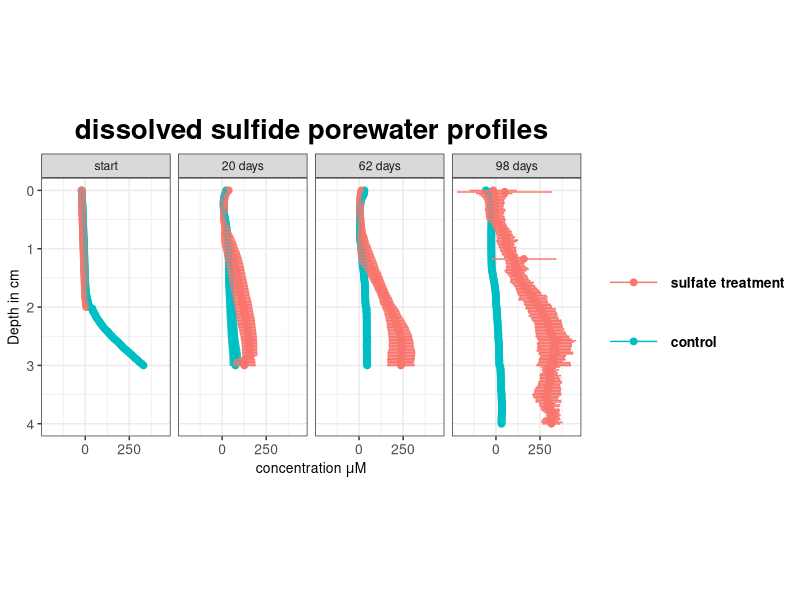
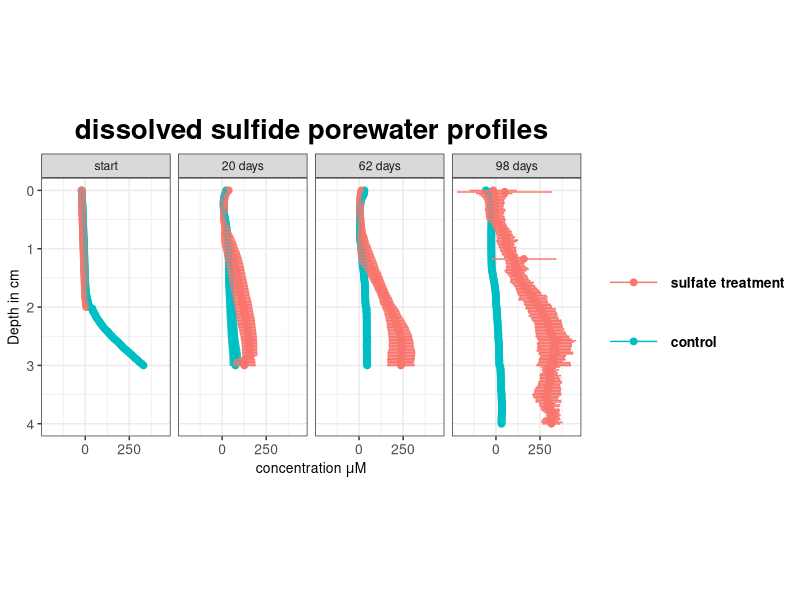

Generate these figures, in order, with R: (Note: this script raises an error after producing the figures.)

library(readxl)
library(tidyverse)
library(ggplot2)

# First import all raw data. The concentrations of P extraction solutions, and the Dryweight data.
conc_raw <- read_xlsx("input/Profiles.xlsx")

conc_raw %>% filter(time== "ts3", Core %in% c("s3","s5"), Depth <= 2000) %>% view()
 conc <- conc_raw %>% 
   mutate(Treatment = substr(Core,1,1),
          #Conc = case_when(Conc <0 ~ 0, T ~ Conc)
          ) %>% 
   remove_missing() %>% 
   mutate(totsulf = Conc + ((10^(-6.98))/(10^(-pH)))*Conc ) %>% 
   filter(Core!= "ocontrol", Core != "scontrol") %>% 
   group_by(Depth, Treatment, time) %>% 
   summarise(Conc = mean(totsulf),sd = sd(totsulf))
   

 legend_names <- c(
   ts0 = "start" ,
   ts1 =  "20 days",
   ts2 = "62 days",
   ts3 = "98 days"
 )
 
figure_data <- conc %>% 
  filter(Depth >= -0) %>% 
  transform(Treatment = factor(Treatment, levels = c("s", "o"), labels = c("sulfate treatment","control")),
            Depth = Depth/10000)
profiles <- ggplot(  figure_data, 
                     mapping = aes(
                       y = Conc,
                       x = Depth,
                       color = Treatment)) +
  #geom_line()  +
  geom_point(size = 2) +
  geom_errorbar(
    aes(ymin = Conc - sd, ymax = Conc + sd),
    position = position_dodge(width = 0.01),
    width = 0.05)+
  xlab("Depth in cm)") +
  scale_x_reverse() +
  coord_flip() +
  labs(  y = expression(paste("concentration ",mu,"M")), 
         x = "Depth in cm",
         title = "dissolved sulfide porewater profiles" ) +
  facet_grid(.~ time, labeller = labeller(time = legend_names))+
  theme_bw() +
  theme(      aspect.ratio = 2,
              axis.title=element_text(size=10),
              plot.title = element_text(size=20, face="bold", hjust = 0.5) ,
              axis.text=element_text(size=10,angle = 0, hjust = 0.5),
              legend.title = element_text(size = 0),
              legend.text = element_text(size = 10, face = "bold"),
              legend.key.size = unit(1.5, "cm"))
print(profiles)

ggsave(profiles, file="figures/profiles.png",width = 10, height = 5)
show(kwaplots)
